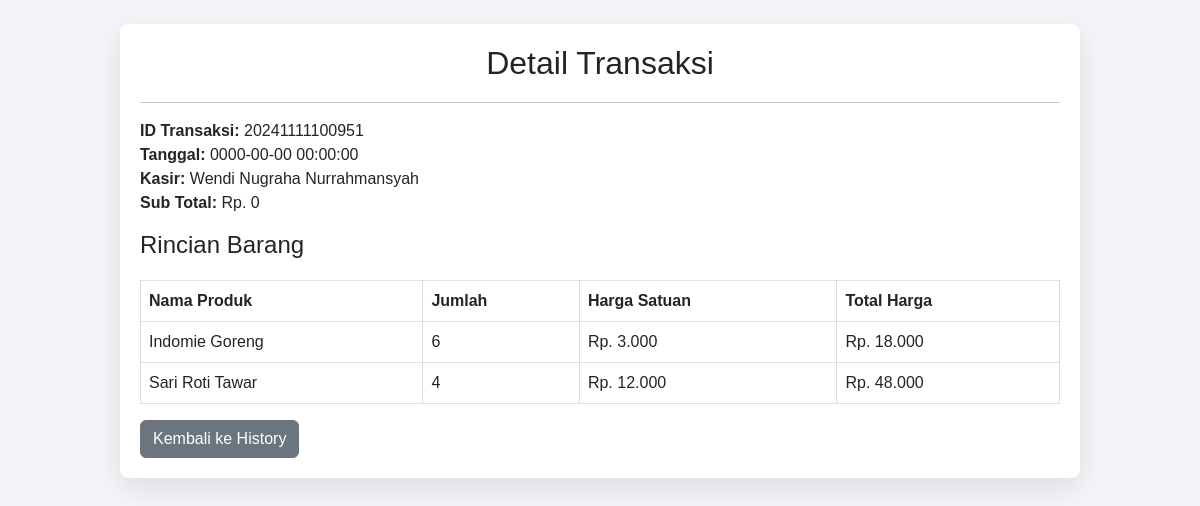
The app's page /detail_transaksi.php?id_transaksi=20241111100951 (signed in) with its own data.
### tables this page shows
CREATE TABLE `transaksi` (
  `id_transaksi` varchar(15) NOT NULL,
  `id_user` int(11) NOT NULL,
  `tanggal_transaksi` datetime NOT NULL,
  `total` decimal(10,2) NOT NULL
);

CREATE TABLE `detail_transaksi` (
  `id_detail` int(11) NOT NULL,
  `id_transaksi` varchar(15) NOT NULL,
  `nama_produk` varchar(100) NOT NULL,
  `jumlah` int(11) NOT NULL,
  `harga_satuan` decimal(10,2) NOT NULL,
  `total_harga` decimal(10,2) NOT NULL
);

### detail_transaksi.php (the view, shortened to what this page needs)
<?php
include 'koneksi.php';
$nama_user = $_SESSION['nama_user'];
$id_transaksi = $_GET['id_transaksi'];
$sql_transaksi = "SELECT * FROM transaksi WHERE id_transaksi = '$id_transaksi'";
$result_transaksi = $conn->query($sql_transaksi);
$transaksi = $result_transaksi->fetch_assoc();
$sql_detail = "SELECT * FROM detail_transaksi WHERE id_transaksi = '$id_transaksi'";
$result_detail = $conn->query($sql_detail);
?>
<!DOCTYPE html>
<html lang="en">
<head>
    <link rel="stylesheet" href="https://cdnjs.cloudflare.com/ajax/libs/bootstrap/5.3.0/css/bootstrap.min.css">
    <link rel="stylesheet" href="css/style.css">
</head>
<body>
<div class="container my-4">
    <h2>Detail Transaksi</h2>
    <hr>
    <div class="mb-3">
        <strong>ID Transaksi:</strong> <?php echo $transaksi['id_transaksi']; ?><br>
        <strong>Tanggal:</strong> <?php echo $transaksi['tanggal_transaksi']; ?><br>
        <strong>Kasir:</strong> <?php echo $nama_user; ?><br>
        <strong>Sub Total:</strong> Rp. <?php echo number_format($transaksi['total'], 0, ',', '.'); ?>
    </div>
    <h4>Rincian Barang</h4>
    <table class="table table-bordered">
        <thead>
            <tr>
                <th>Nama Produk</th>
                <th>Jumlah</th>
                <th>Harga Satuan</th>
                <th>Total Harga</th>
            </tr>
        </thead>
        <tbody>
            <?php
            if ($result_detail->num_rows > 0) {
                while ($row = $result_detail->fetch_assoc()) {
                    echo "<tr>
                            <td>{$row['nama_produk']}</td>
                            <td>{$row['jumlah']}</td>
                            <td>Rp. " . number_format($row['harga_satuan'], 0, ',', '.') . "</td>
                            <td>Rp. " . number_format($row['total_harga'], 0, ',', '.') . "</td>
                          </tr>";
                }
            } else {
                echo "<tr><td> colspan='4' class='text-center'>Tidak ada detail barang</td></tr>";
            }
            ?>
        </tbody>
    </table>
    <a href="history.php" class="btn btn-secondary">Kembali ke History</a>
</div>
</body>
</html>

### css/style.css (style rules this page uses)
body { font-family: "Arial", sans-serif; background-color: #f4f4f9; }
.container { width: 80%; margin: 50px auto; padding: 20px; background-color: #fff; box-shadow: 0 10px 30px rgba(0, 0, 0, 0.1); border-radius: 8px; }
h2 { text-align: center; margin-bottom: 20px; }
table { width: 100%; margin-top: 20px; border-collapse: collapse; }
table, th, td { border: 1px solid #ddd; }
th, td { padding: 12px; text-align: left; }

### records on screen
transaksi: id_transaksi "20241111100951", tanggal_transaksi "0000-00-00 00:00:00", total "0"
detail_transaksi: nama_produk "Indomie Goreng", jumlah "6", harga_satuan "3.000", total_harga "18.000"
detail_transaksi: nama_produk "Sari Roti Tawar", jumlah "4", harga_satuan "12.000", total_harga "48.000"

### other values on screen
$nama_user "Wendi Nugraha Nurrahmansyah"
